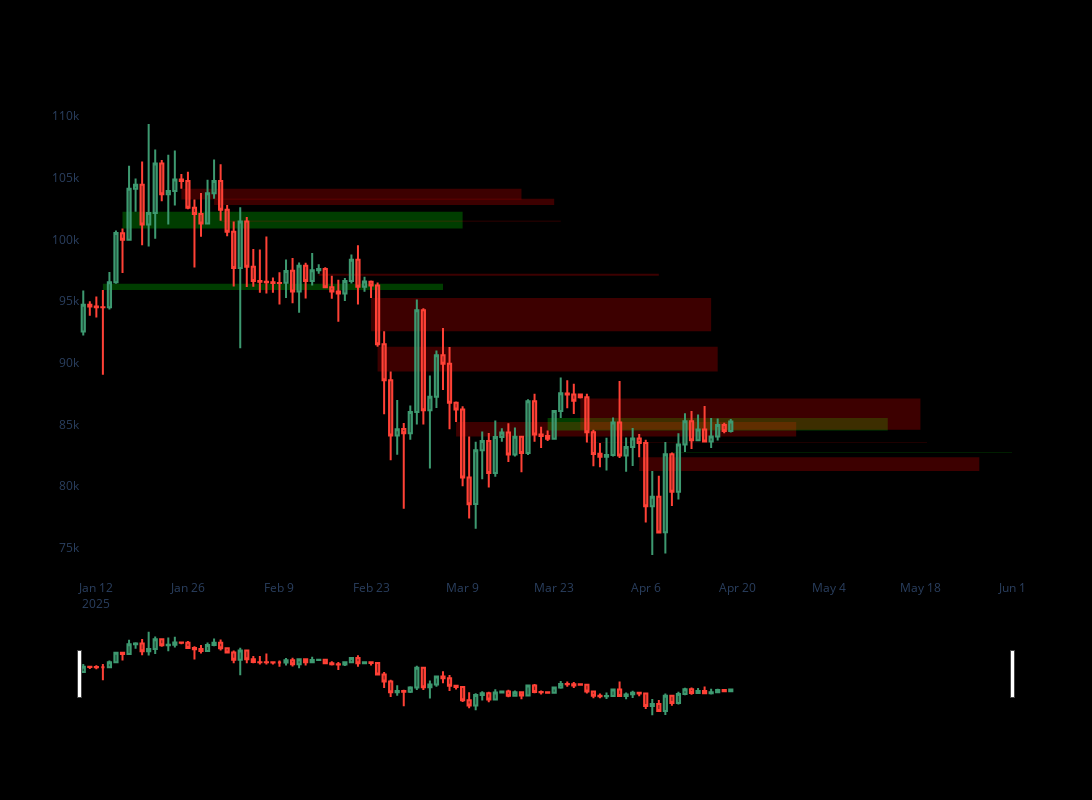

Notebook source saved alongside this figure:
### Markdown cell above
# Visualise FVG

### Code cell
import plotly.graph_objects as go
from datetime import datetime

dfpl = btc[-100:]
# Create the figure
fig = go.Figure()

# Add candlestick chart
fig.add_trace(go.Candlestick(
    x=dfpl.index,
    open=dfpl["Open"],
    high=dfpl["High"],
    low=dfpl["Low"],
    close=dfpl["Close"],
    name="Candles"
))

# Add FVG zones
for _, row in dfpl.iterrows():
    if isinstance(row["FVG"], tuple):
        fvg_type, start, end, index = row["FVG"]
        color = "rgba(0,255,0,0.3)" if fvg_type == "bullish" else "rgba(255,0,0,0.3)"
        current_date = row.name
        time_delta = (dfpl.index[1] - dfpl.index[0]) * 2
        forward_delta = (dfpl.index[1] - dfpl.index[0]) * 50
        fig.add_shape(
            type="rect",
            x0=current_date - time_delta,
            x1=current_date + forward_delta,
            y0=start,
            y1=end,
            fillcolor=color,
            opacity=0.8,
            layer="below",
            line=dict(width=0),
        )

# Show the chart
fig.update_layout(width=1200, height=800,
                  xaxis=dict(showgrid=False),
                  yaxis=dict(showgrid=False),
                  plot_bgcolor='black',
                  paper_bgcolor='black')
fig.show()
